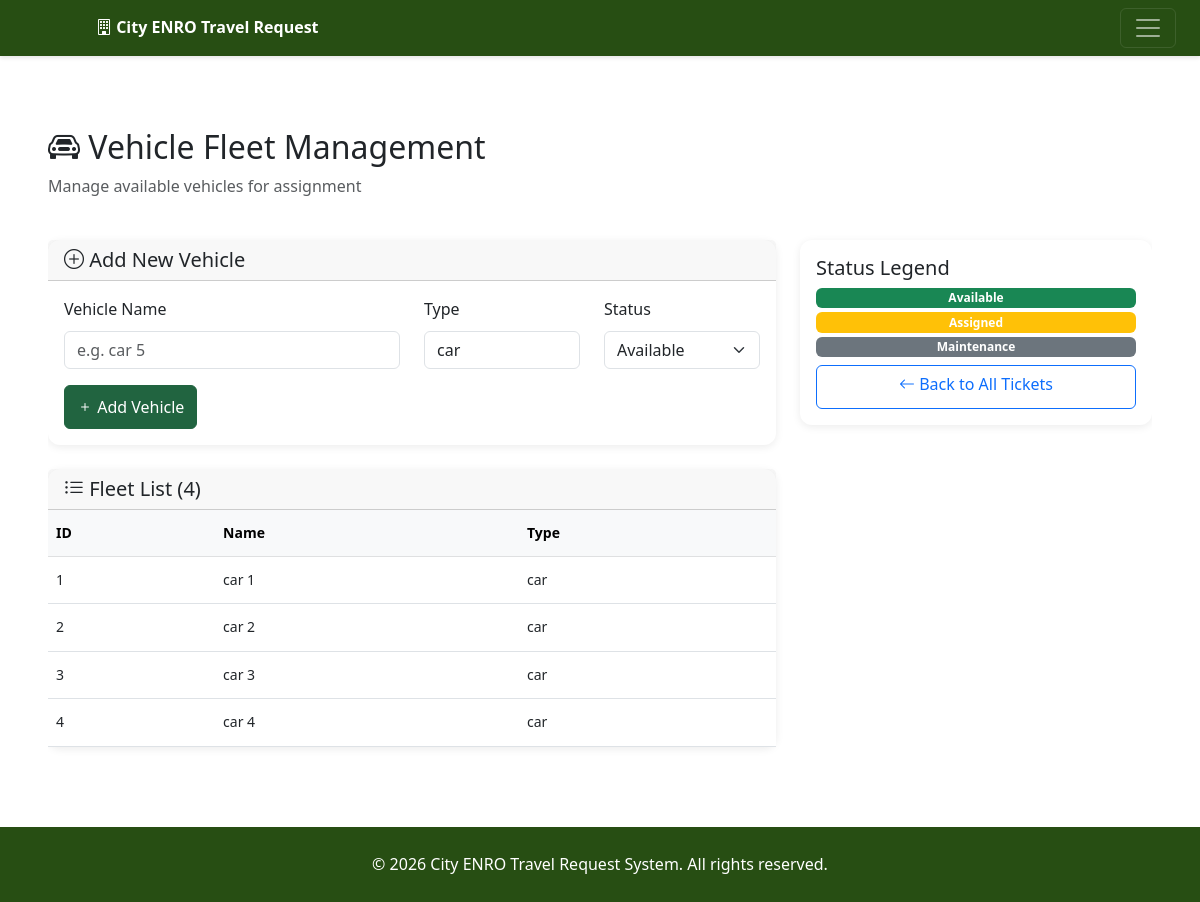
Screenshot of /tickets/vehicles (signed in) with the database file from the repository.
### tables this page shows
CREATE TABLE vehicles (
                id INTEGER PRIMARY KEY AUTOINCREMENT,
                name VARCHAR(100) NOT NULL UNIQUE,
                vehicle_type VARCHAR(50) DEFAULT 'car',
                status VARCHAR(20) DEFAULT 'available',
                created_at TIMESTAMP DEFAULT CURRENT_TIMESTAMP
            );

### routes/tickets.py (the view, shortened to what this page needs)
@tickets_bp.route('/vehicles', methods=['GET', 'POST'])
def vehicles():
    if not require_login() or session.get('role') != 'admin':
        flash('Access denied', 'danger')
        return redirect(url_for('main.dashboard'))
    db_type = get_db_type()
    conn = None
    try:
        conn = get_db_connection()
        cursor = conn.cursor()
        if db_type == 'sqlite':
            cursor.execute("SELECT * FROM vehicles ORDER BY name")
        else:
            cursor.execute("SELECT * FROM vehicles ORDER BY name")
        if db_type == 'sqlite':
            rows = cursor.fetchall()
            vehicles = [dict_from_row(row) for row in rows]
        else:
            vehicles = cursor.fetchall()
    except Exception as e:
        flash(f'Error loading vehicles: {e}', 'danger')
        vehicles = []
    finally:
        if conn:
            conn.close()
    return render_template('tickets/vehicles.html', vehicles=vehicles)

### db.py (called while the page is built)
def get_db_type():
    try:
        from flask import has_request_context, request
        if has_request_context() and hasattr(current_app, 'config'):
            return current_app.config.get('DATABASE_TYPE', 'sqlite')
    except:
        pass
    return 'sqlite'

def get_db_connection():
    db_type = get_db_type()
    if db_type == 'sqlite':
        return get_sqlite_connection()
    else:
        return get_mysql_connection()

def get_sqlite_connection():
    import os
    from config import Config
    db_path = getattr(Config, 'SQLITE_DATABASE', 'cityhall.db')
    try:
        if hasattr(current_app, 'config'):
            db_path = current_app.config.get('SQLITE_DATABASE', db_path)
    except:
        pass
    conn = sqlite3.connect(db_path)
    conn.row_factory = sqlite3.Row
    return conn

def dict_from_row(row):
    if row is None:
        return None
    if hasattr(row, 'keys'):
        return dict(zip(row.keys(), row))
    return row

### routes/tickets.py (called while the page is built)
def require_login():
    return 'user_id' in session

### templates/tickets/vehicles.html (shortened to what this page needs)
{% extends "base.html" %}
{% block content %}
<div class="row mb-4">
    <div class="col-md-8">
        <h2><i class="bi bi-car-front"></i> Vehicle Fleet Management</h2>
        <p class="text-muted">Manage available vehicles for assignment</p>
    </div>
</div>
<div class="row">
    <div class="col-md-8">
        <div class="card mb-4">
            <div class="card-header">
                <h5 class="mb-0"><i class="bi bi-plus-circle"></i> Add New Vehicle</h5>
            </div>
            <div class="card-body">
                <form method="POST" action="{{ url_for('tickets.vehicles') }}">
                    <div class="row">
                        <div class="col-md-6">
                            <label for="vehicle_name" class="form-label">Vehicle Name</label>
                            <input type="text" class="form-control" id="vehicle_name" name="name" required placeholder="e.g. car 5">
                        </div>
                        <div class="col-md-3">
                            <label for="vehicle_type" class="form-label">Type</label>
                            <input type="text" class="form-control" id="vehicle_type" name="vehicle_type" value="car">
                        </div>
                        <div class="col-md-3">
                            <label for="status" class="form-label">Status</label>
                            <select class="form-select" id="status" name="status">
                                <option value="available">Available</option>
                            </select>
                        </div>
                    </div>
                    <button type="submit" name="action" value="add" class="btn btn-primary mt-3">
                        <i class="bi bi-plus"></i> Add Vehicle
                    </button>
                </form>
            </div>
        </div>
        <div class="card">
            <div class="card-header">
                <h5 class="mb-0"><i class="bi bi-list-ul"></i> Fleet List ({{ vehicles|length }})</h5>
            </div>
            <div class="card-body p-0">
                {% if vehicles %}
                <div class="table-responsive">
                    <table class="table mb-0">
                        <thead class="table-light">
                            <tr>
                                <th>ID</th>
                                <th>Name</th>
                                <th>Type</th>
                            </tr>
                        </thead>
                        <tbody>
                            {% for vehicle in vehicles %}
                            <tr>
                                <td>{{ vehicle.id }}</td>
                                <td>{{ vehicle.name }}</td>
                                <td>{{ vehicle.vehicle_type }}</td>
                            </tr>
                            {% endfor %}
                        </tbody>
                    </table>
                </div>
                {% else %}
                <div class="text-center py-5">
                    <i class="bi bi-car-front" style="font-size: 3rem; color: #ccc;"></i>
                    <p class="mt-3 text-muted">No vehicles found. Add some above.</p>
                </div>
                {% endif %}
            </div>
        </div>
    </div>
    <div class="col-md-4">
        <div class="card">
            <div class="card-body">
                <h6>Status Legend</h6>
                <span class="badge bg-success mb-1 d-block">Available</span>
                <span class="badge bg-warning mb-1 d-block">Assigned</span>
                <span class="badge bg-secondary mb-2 d-block">Maintenance</span>
                <a href="{{ url_for('tickets.all_tickets') }}" class="btn btn-outline-primary w-100">
                    <i class="bi bi-arrow-left"></i> Back to All Tickets
                </a>
            </div>
        </div>
    </div>
</div>
{% endblock %}

### static/style.css (style rules this page uses)
:root { --primary-color: #274e13; --accent-color: #216440; --success-color: #38a169; --warning-color: #d69e2e; --danger-color: #e53e3e; --light-bg: #3f6342; }
body { background-image: url('/static/img/nd%20CREDIT%20John%20Christian%20Yayen_CNCH%20%2B%20Honday%20Bay-blue%20filter.jpg'); background-size: cover; background-position: flex; background-repeat: no-repeat; background-attachment: fixed; min-height: 100vh; font-size: clamp(0.875rem, 1rem, 1.125rem); line-height: 1.6; padding: 0; overflow-x: hidden; }
.card { border: none; border-radius: 10px; box-shadow: 0 2px 8px rgba(0,0,0,0.08); transition: transform 0.2s, box-shadow 0.2s; }
.btn-primary { background-color: var(--accent-color); border-color: var(--accent-color); }
h2 { font-size: clamp(1.25rem, 3.5vw, 2rem); }
h4, h5, h6 { font-size: clamp(1rem, 2.5vw, 1.25rem); }
.btn { font-size: clamp(0.875rem, 2.5vw, 1rem); min-height: clamp(37px, 10vw, 43px); }
.table { font-size: clamp(0.75rem, 2vw, 0.875rem); }
.card { margin-bottom: 1rem; border-radius: 0.75rem; }
.btn { min-height: 44px; font-size: 16px; }
table { font-size: 0.875rem; }
.table th, .table td { padding: 0.75rem 0.5rem; white-space: nowrap; }
* { box-sizing: border-box; }
html { overflow-y: scroll; overflow-x: hidden; }
body { overflow-x: hidden; }

### rows the page displays
vehicles: id "1", name "car 1", vehicle_type "car"
vehicles: id "2", name "car 2", vehicle_type "car"
vehicles: id "3", name "car 3", vehicle_type "car"
vehicles: id "4", name "car 4", vehicle_type "car"

### other values shown
{{ vehicles|length }} "4"
